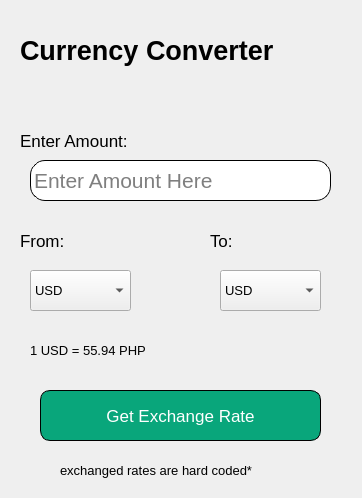
<?xml version="1.0" encoding="UTF-8"?>
<ui version="4.0">
 <class>widget</class>
 <widget class="QWidget" name="widget">
  <property name="geometry">
   <rect>
    <x>0</x>
    <y>0</y>
    <width>362</width>
    <height>498</height>
   </rect>
  </property>
  <property name="font">
   <font>
    <pointsize>16</pointsize>
   </font>
  </property>
  <property name="windowTitle">
   <string>Form</string>
  </property>
  <widget class="QLabel" name="label">
   <property name="geometry">
    <rect>
     <x>20</x>
     <y>30</y>
     <width>321</width>
     <height>41</height>
    </rect>
   </property>
   <property name="font">
    <font>
     <family>MS Shell Dlg 2</family>
     <pointsize>20</pointsize>
     <weight>75</weight>
     <bold>true</bold>
    </font>
   </property>
   <property name="text">
    <string>Currency Converter</string>
   </property>
  </widget>
  <widget class="QLabel" name="label_2">
   <property name="geometry">
    <rect>
     <x>20</x>
     <y>130</y>
     <width>141</width>
     <height>21</height>
    </rect>
   </property>
   <property name="font">
    <font>
     <pointsize>13</pointsize>
    </font>
   </property>
   <property name="text">
    <string>Enter Amount:</string>
   </property>
  </widget>
  <widget class="QLineEdit" name="amount_lineEdit">
   <property name="geometry">
    <rect>
     <x>30</x>
     <y>160</y>
     <width>301</width>
     <height>41</height>
    </rect>
   </property>
   <property name="styleSheet">
    <string notr="true">* {
	border: 1px solid black;
	border-radius: 15px;
	padding: 1px;
}</string>
   </property>
   <property name="placeholderText">
    <string>Enter Amount Here</string>
   </property>
  </widget>
  <widget class="QLabel" name="label_3">
   <property name="geometry">
    <rect>
     <x>20</x>
     <y>230</y>
     <width>61</width>
     <height>21</height>
    </rect>
   </property>
   <property name="font">
    <font>
     <pointsize>13</pointsize>
    </font>
   </property>
   <property name="text">
    <string>From:</string>
   </property>
  </widget>
  <widget class="QComboBox" name="comboBox_1">
   <property name="geometry">
    <rect>
     <x>30</x>
     <y>270</y>
     <width>101</width>
     <height>41</height>
    </rect>
   </property>
   <property name="font">
    <font>
     <pointsize>10</pointsize>
    </font>
   </property>
   <item>
    <property name="text">
     <string>USD</string>
    </property>
   </item>
   <item>
    <property name="text">
     <string>PHP</string>
    </property>
   </item>
   <item>
    <property name="text">
     <string>GBP</string>
    </property>
   </item>
   <item>
    <property name="text">
     <string>CAD</string>
    </property>
   </item>
  </widget>
  <widget class="QLabel" name="label_4">
   <property name="geometry">
    <rect>
     <x>150</x>
     <y>270</y>
     <width>51</width>
     <height>51</height>
    </rect>
   </property>
   <property name="text">
    <string/>
   </property>
   <property name="pixmap">
    <pixmap resource="resources.qrc">:/Arrows/arrows.png</pixmap>
   </property>
   <property name="scaledContents">
    <bool>true</bool>
   </property>
  </widget>
  <widget class="QLabel" name="label_5">
   <property name="geometry">
    <rect>
     <x>210</x>
     <y>230</y>
     <width>61</width>
     <height>21</height>
    </rect>
   </property>
   <property name="font">
    <font>
     <pointsize>13</pointsize>
    </font>
   </property>
   <property name="text">
    <string>To:</string>
   </property>
  </widget>
  <widget class="QComboBox" name="comboBox_2">
   <property name="geometry">
    <rect>
     <x>220</x>
     <y>270</y>
     <width>101</width>
     <height>41</height>
    </rect>
   </property>
   <property name="font">
    <font>
     <pointsize>10</pointsize>
    </font>
   </property>
   <item>
    <property name="text">
     <string>USD</string>
    </property>
   </item>
   <item>
    <property name="text">
     <string>PHP</string>
    </property>
   </item>
   <item>
    <property name="text">
     <string>GBP</string>
    </property>
   </item>
   <item>
    <property name="text">
     <string>CAD</string>
    </property>
   </item>
  </widget>
  <widget class="QLabel" name="results_display">
   <property name="geometry">
    <rect>
     <x>30</x>
     <y>330</y>
     <width>311</width>
     <height>41</height>
    </rect>
   </property>
   <property name="font">
    <font>
     <pointsize>10</pointsize>
    </font>
   </property>
   <property name="text">
    <string>1 USD = 55.94 PHP</string>
   </property>
  </widget>
  <widget class="QPushButton" name="convert_button">
   <property name="geometry">
    <rect>
     <x>40</x>
     <y>390</y>
     <width>281</width>
     <height>51</height>
    </rect>
   </property>
   <property name="font">
    <font>
     <pointsize>13</pointsize>
    </font>
   </property>
   <property name="styleSheet">
    <string notr="true">* {
	background-color: #09A67B;
	color: white;
	border-radius: 10px;
	border: 1px solid black;
}</string>
   </property>
   <property name="text">
    <string>Get Exchange Rate</string>
   </property>
  </widget>
  <widget class="QLabel" name="label_6">
   <property name="geometry">
    <rect>
     <x>60</x>
     <y>460</y>
     <width>251</width>
     <height>21</height>
    </rect>
   </property>
   <property name="font">
    <font>
     <pointsize>10</pointsize>
    </font>
   </property>
   <property name="text">
    <string>exchanged rates are hard coded*</string>
   </property>
  </widget>
 </widget>
 <resources>
  <include location="resources.qrc"/>
 </resources>
 <connections/>
</ui>
